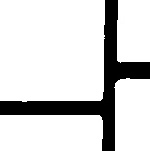
#> input picture thesis/images/example.jpg, 150 x 151 px, found by its file name
$ python example.py
#> lines starting #> are read from the running program, lines starting #| are printed output that depends on the picture
import cv2

img = cv2.imread('example.jpg')
#> img is the input picture: shape (151, 150, 3); min 0, max 255, mean 211.1
kernel = cv2.getStructuringElement(cv2.MORPH_RECT,(10,10))
cv2.imwrite('example-dilate.jpg', cv2.dilate(img, kernel))
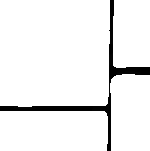
#> saved as example-dilate.jpg: shape (151, 150, 3); min 0, max 255, mean 240.5
cv2.imwrite('example-erode.jpg', cv2.erode(img, kernel))
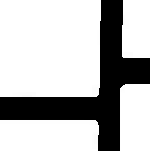
#> saved as example-erode.jpg: shape (151, 150, 3); min 0, max 255, mean 184
